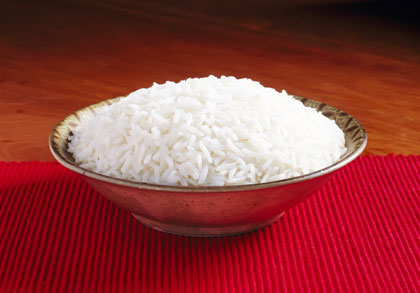
%> input picture Alimentos/A/A1.jpg, 420 x 293 px
$ octave kmeans_gray.m   (GNU Octave 9; MATLAB toolbox functions it lacks are replaced by stand-ins)
%> lines starting %> are read from the running program, lines starting %| are printed output that depends on the picture
clear; clc;

img = imread('Alimentos\A\A1.jpg');
%> img is the input picture: size 293x420x3 uint8; mean R, G, B 144.9, 62.9, 62.7
img = imresize(img, [512,512]);
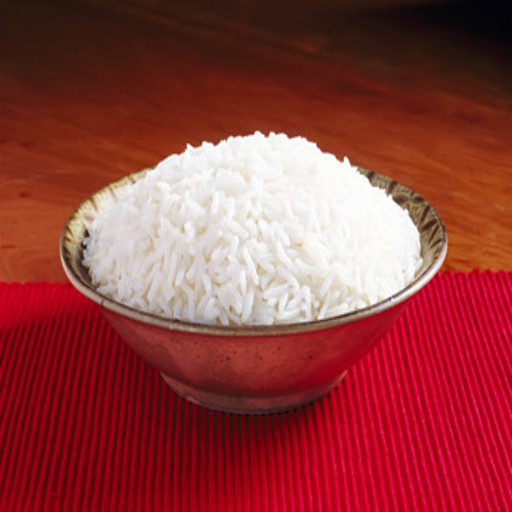
%> img: size 512x512x3 uint8; mean R, G, B 144.9, 62.9, 62.7
img = rgb2gray(img);
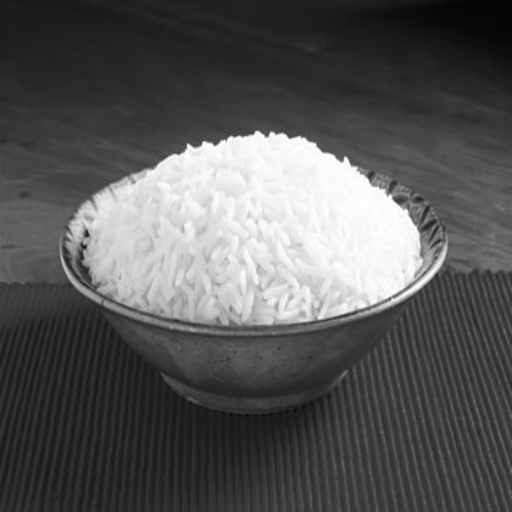
%> img: size 512x512 uint8; min 4, max 255, mean 87.4

ab = double(img(:,:));
ab = reshape(ab,512*512,1);

%> (the run ends here)

$ run again, with Alimentos/A/A14.jpg copied over Alimentos/A/A1.jpg
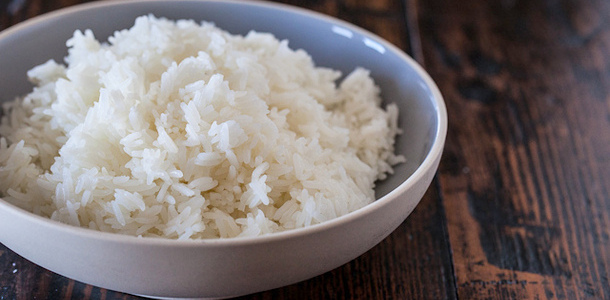
%> input picture Alimentos/A/A14.jpg, 610 x 300 px
%> img is the input picture: size 300x610x3 uint8; mean R, G, B 121.9, 114.1, 114.4
%> `img = imresize(img, [512,512]);`:
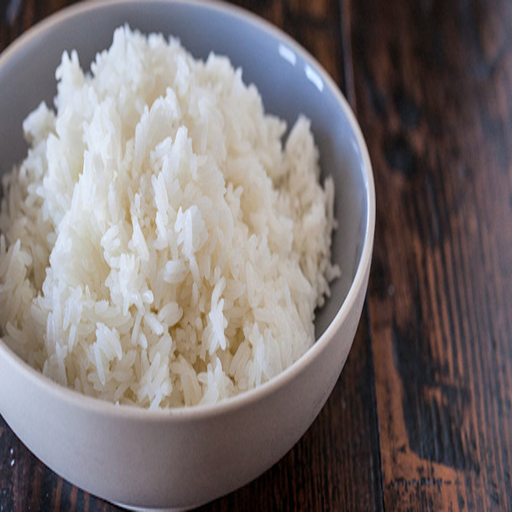
%> img: size 512x512x3 uint8; mean R, G, B 121.9, 114.1, 114.4
%> `img = rgb2gray(img);`:
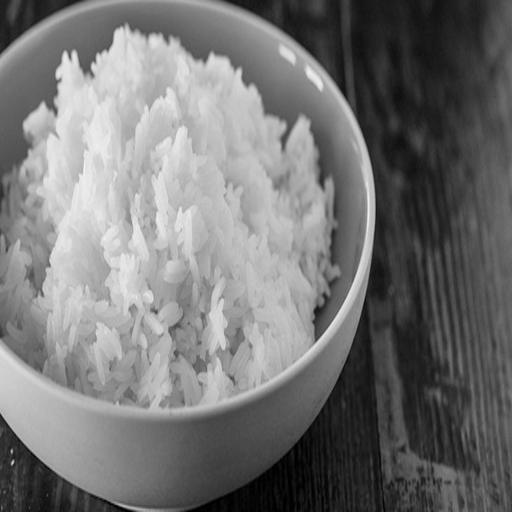
%> img: size 512x512 uint8; min 0, max 242, mean 116.5

$ run again, with Alimentos/A/A15.jpg copied over Alimentos/A/A1.jpg
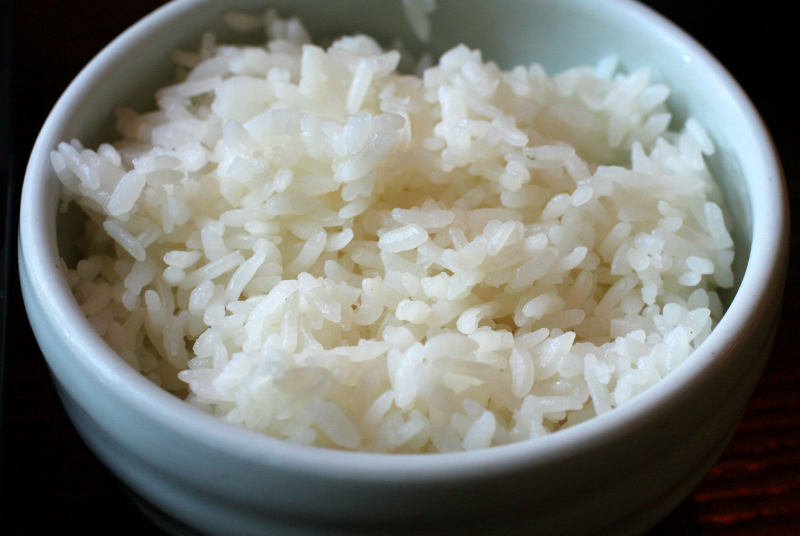
%> input picture Alimentos/A/A15.jpg, 1600 x 1071 px (shown at 1/2 size)
%> img is the input picture: size 1071x1600x3 uint8; mean R, G, B 122.4, 124.6, 118.6
%> `img = imresize(img, [512,512]);`:
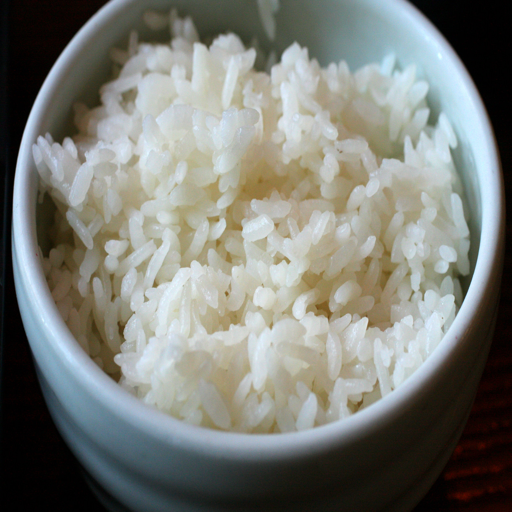
%> img: size 512x512x3 uint8; mean R, G, B 122.4, 124.6, 118.6
%> `img = rgb2gray(img);`:
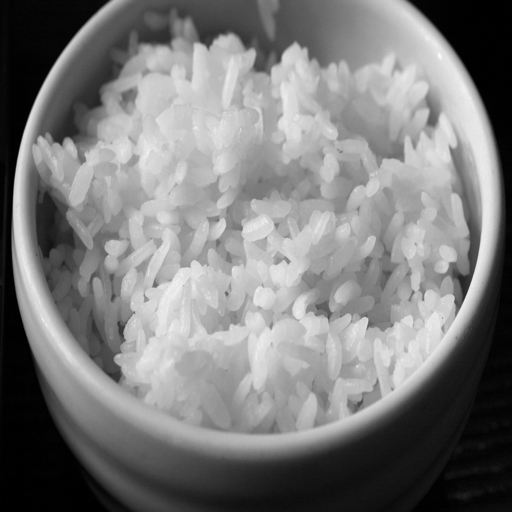
%> img: size 512x512 uint8; min 0, max 248, mean 123.3

$ run again, with Alimentos/A/A16.JPG copied over Alimentos/A/A1.jpg
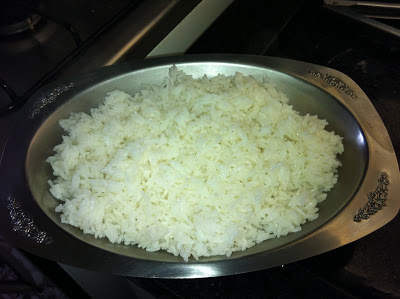
%> input picture Alimentos/A/A16.JPG, 400 x 299 px
%> img is the input picture: size 299x400x3 uint8; mean R, G, B 83.8, 89.5, 73.2
%> `img = imresize(img, [512,512]);`:
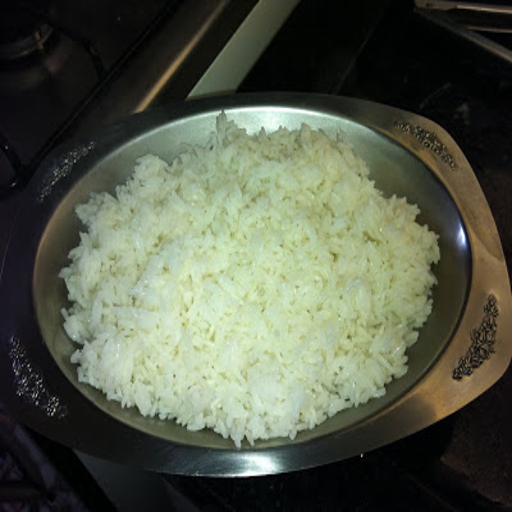
%> img: size 512x512x3 uint8; mean R, G, B 83.8, 89.5, 73.2
%> `img = rgb2gray(img);`:
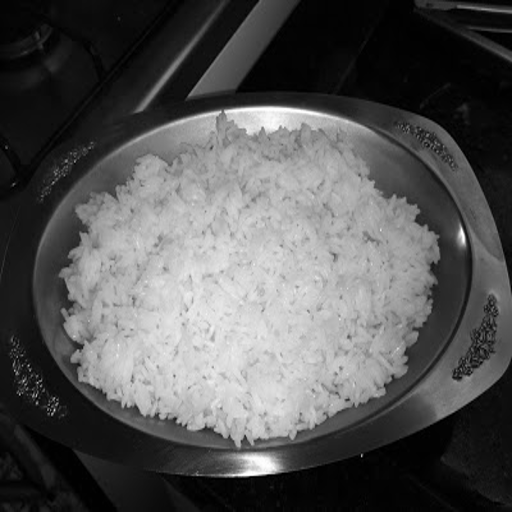
%> img: size 512x512 uint8; min 0, max 255, mean 85.9
